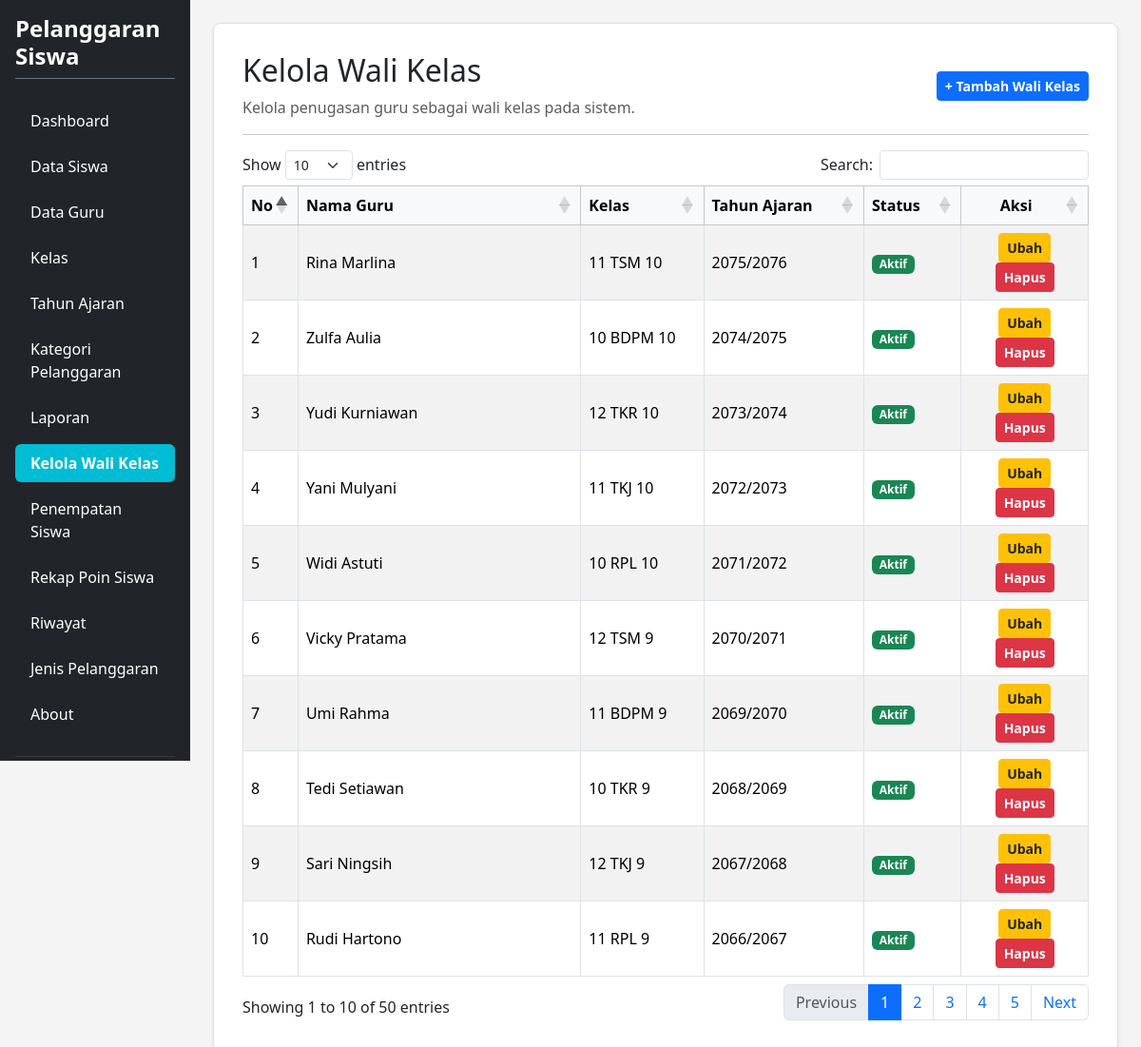
The app's page /kelola_wali_kelas.php (signed in) with its own data.
### tables this page shows
CREATE TABLE `t_wali_kelas` (
  `id` int(11) NOT NULL,
  `tahun_ajaran_id` int(11) NOT NULL,
  `kelas_id` int(11) NOT NULL,
  `guru_id` int(11) NOT NULL,
  `tanggal_mulai` date NOT NULL,
  `tanggal_selesai` date NOT NULL,
  `status_aktif` tinyint(1) NOT NULL,
  `created_at` timestamp NOT NULL DEFAULT current_timestamp(),
  `updated_at` timestamp NOT NULL DEFAULT current_timestamp()
);

CREATE TABLE `t_guru` (
  `id` int(11) NOT NULL,
  `nip` varchar(30) NOT NULL,
  `nama` varchar(150) NOT NULL,
  `email` varchar(150) NOT NULL,
  `status_aktif` tinyint(1) NOT NULL,
  `user_id` int(11) NOT NULL,
  `created_at` timestamp NOT NULL DEFAULT current_timestamp(),
  `updated_at` timestamp NOT NULL DEFAULT current_timestamp()
);

CREATE TABLE `t_kelas` (
  `id` int(11) NOT NULL,
  `nama` varchar(100) NOT NULL,
  `tingkat` varchar(20) NOT NULL,
  `jurusan` varchar(100) NOT NULL,
  `status_aktif` tinyint(1) NOT NULL,
  `created_at` timestamp NULL DEFAULT current_timestamp(),
  `updated_at` timestamp NULL DEFAULT current_timestamp()
);

CREATE TABLE `t_tahun_ajaran` (
  `id` int(11) NOT NULL,
  `nama` varchar(20) NOT NULL,
  `tanggal_mulai` date NOT NULL,
  `tanggal_selesai` date NOT NULL,
  `status_aktif` tinyint(1) NOT NULL,
  `created_at` timestamp NULL DEFAULT current_timestamp(),
  `updated_at` timestamp NULL DEFAULT current_timestamp()
);

### kelola_wali_kelas.php (the view, shortened to what this page needs)
<?php
require_once 'config.php';
$title = 'Kelola Wali Kelas';
$db_pdo = $pdo ?? ($conn instanceof PDO ? $conn : null);
?>
<!DOCTYPE html>
<html lang="id">
<head>
    <link href="https://cdn.jsdelivr.net/npm/bootstrap@5.3.8/dist/css/bootstrap.min.css" rel="stylesheet">
    <link href="https://cdn.datatables.net/1.13.8/css/dataTables.bootstrap5.min.css" rel="stylesheet">
</head>
<body>
<div class="container-fluid d-flex p-0" style="min-height: 100vh;">
    <div class="row flex-grow-1 g-0 w-100">
        <?php include "layout/sidebar.php"; ?>
        <main class="col-md-9 col-lg-10 p-4">
            <div class="content-card shadow-sm">
                <div class="d-flex justify-content-between align-items-center mb-3">
                    <div>
                        <h2><?= htmlspecialchars($title) ?></h2>
                        <p class="text-muted mb-0">Kelola penugasan guru sebagai wali kelas pada sistem.</p>
                    </div>
                    <a href="tambah_wali_kelas.php" class="btn btn-primary btn-sm fw-semibold">+ Tambah Wali Kelas</a>
                </div>
                <hr>
                <div class="table-responsive">
                    <table id="tableWaliKelas" class="table table-bordered table-striped align-middle w-100">
                        <thead class="table-light">
                            <tr>
                                <th width="5%">No</th>
                                <th>Nama Guru</th>
                                <th>Kelas</th>
                                <th>Tahun Ajaran</th>
                                <th>Status</th>
                                <th width="15%" class="text-center">Aksi</th>
                            </tr>
                        </thead>
                        <tbody>
                            <?php
                            if ($db_pdo) {
                                try {
                                    $sql = "SELECT wk.id, g.nama AS guru, k.nama AS kelas, ta.nama AS tahun, wk.status_aktif
                                            FROM t_wali_kelas wk
                                            JOIN t_guru g ON g.id = wk.guru_id
                                            JOIN t_kelas k ON k.id = wk.kelas_id
                                            JOIN t_tahun_ajaran ta ON ta.id = wk.tahun_ajaran_id
                                            ORDER BY wk.id DESC";
                                    $rows = $db_pdo->query($sql)->fetchAll(PDO::FETCH_ASSOC);
                                    if (count($rows) > 0) {
                                        foreach ($rows as $i => $r) {
                                            $status_label = ($r['status_aktif'] == 1 || $r['status_aktif'] === 'Aktif') ? '<span class="badge bg-success">Aktif</span>' : '<span class="badge bg-secondary">Tidak Aktif</span>';
                                            ?>
                                            <tr>
                                                <td><?= $i + 1 ?></td>
                                                <td><?= htmlspecialchars($r['guru']) ?></td>
                                                <td><?= htmlspecialchars($r['kelas']) ?></td>
                                                <td><?= htmlspecialchars($r['tahun']) ?></td>
                                                <td><?= $status_label ?></td>
                                                <td class="text-center">
                                                    <a href="edit_wali_kelas.php?id=<?= $r['id'] ?>" class="btn btn-warning btn-sm text-dark px-2 fw-semibold">Ubah</a>
                                                    <a href="hapus_wali_kelas.php?id=<?= $r['id'] ?>" class="btn btn-danger btn-sm text-white px-2 fw-semibold" onclick="return confirm('Yakin ingin menghapus data ini?')">Hapus</a>
                                                </td>
                                            </tr>
                                            <?php
                                        }
                                    } else {
                                        echo '<tr><td colspan="6" class="text-center text-muted py-4">Belum ada data wali kelas di dalam database.</td></tr>';
                                    }
                                } catch (Exception $e) {
                                    echo '<tr><td colspan="6" class="text-center text-danger py-4">Error memuat data: ' . htmlspecialchars($e->getMessage()) . '</td></tr>';
                                }
                            } else {
                                echo '<tr><td colspan="6" class="text-center text-danger py-4">Koneksi database belum terhubung dengan benar.</td></tr>';
                            }
                            ?>
                        </tbody>
                    </table>
                </div>
            </div>
        </main>
    </div>
</div>
</body>
</html>

### kelola_wali_kelas.php (style rules this page uses)
body { background-color: #f4f4f4; overflow-x: hidden; margin: 0; }
.content-card { background-color: #ffffff; border: 1px solid #e0e0e0; border-radius: 8px; padding: 30px; box-shadow: 0 2px 5px rgba(0,0,0,0.05); }

### records on screen
t_wali_kelas: guru.nama "Rina Marlina", kelas.nama "11 TSM 10", tahun_ajaran.nama "2075/2076", status_aktif "Aktif"
t_wali_kelas: guru.nama "Zulfa Aulia", kelas.nama "10 BDPM 10", tahun_ajaran.nama "2074/2075", status_aktif "Aktif"
t_wali_kelas: guru.nama "Yudi Kurniawan", kelas.nama "12 TKR 10", tahun_ajaran.nama "2073/2074", status_aktif "Aktif"
t_wali_kelas: guru.nama "Yani Mulyani", kelas.nama "11 TKJ 10", tahun_ajaran.nama "2072/2073", status_aktif "Aktif"
t_wali_kelas: guru.nama "Widi Astuti", kelas.nama "10 RPL 10", tahun_ajaran.nama "2071/2072", status_aktif "Aktif"
t_wali_kelas: guru.nama "Vicky Pratama", kelas.nama "12 TSM 9", tahun_ajaran.nama "2070/2071", status_aktif "Aktif"
t_wali_kelas: guru.nama "Umi Rahma", kelas.nama "11 BDPM 9", tahun_ajaran.nama "2069/2070", status_aktif "Aktif"
t_wali_kelas: guru.nama "Tedi Setiawan", kelas.nama "10 TKR 9", tahun_ajaran.nama "2068/2069", status_aktif "Aktif"
t_wali_kelas: guru.nama "Sari Ningsih", kelas.nama "12 TKJ 9", tahun_ajaran.nama "2067/2068", status_aktif "Aktif"
t_wali_kelas: guru.nama "Rudi Hartono", kelas.nama "11 RPL 9", tahun_ajaran.nama "2066/2067", status_aktif "Aktif"

### other values on screen
$title "Kelola Wali Kelas"
